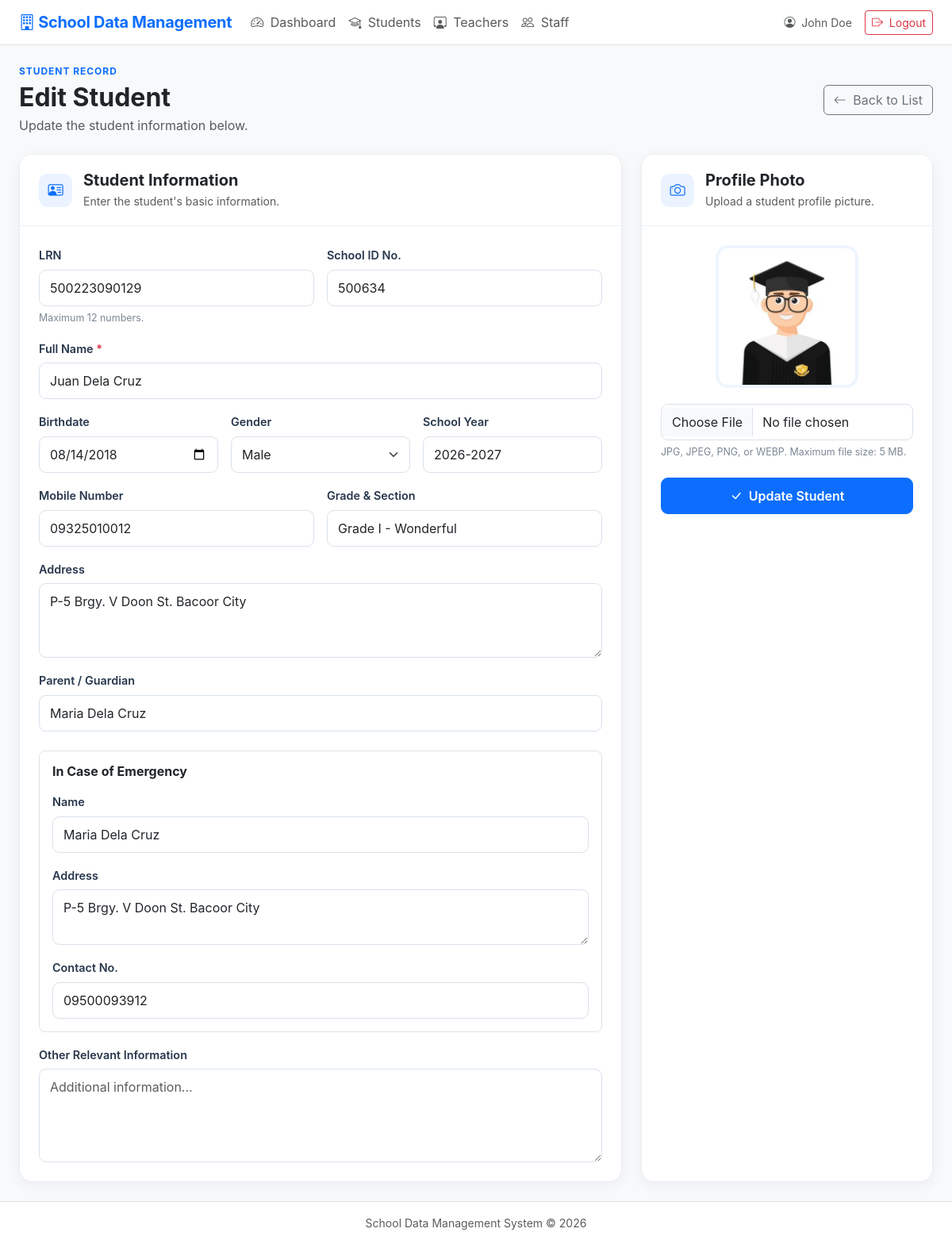
The page /student_form.php?id=2 (signed in) on the database its author committed.
### tables this page shows
CREATE TABLE `students` (
  `id` int(10) UNSIGNED NOT NULL,
  `lrn` varchar(12) DEFAULT NULL,
  `photo` varchar(255) DEFAULT NULL,
  `full_name` varchar(150) NOT NULL,
  `date_of_birth` date DEFAULT NULL,
  `gender` varchar(30) DEFAULT NULL,
  `address` text DEFAULT NULL,
  `contact_number` varchar(50) DEFAULT NULL,
  `parent_guardian` varchar(150) DEFAULT NULL,
  `grade_section` varchar(100) DEFAULT NULL,
  `other_info` text DEFAULT NULL,
  `created_at` timestamp NOT NULL DEFAULT current_timestamp(),
  `updated_at` timestamp NOT NULL DEFAULT current_timestamp() ON UPDATE current_timestamp(),
  `school_id` varchar(6) NOT NULL DEFAULT '500634',
  `school_year` varchar(9) DEFAULT NULL,
  `emergency_name` varchar(100) DEFAULT NULL,
  `emergency_address` text DEFAULT NULL,
  `emergency_contact` varchar(11) DEFAULT NULL
);

### config.php (called while the page is built, shortened)
<?php
function e($value) {
    return htmlspecialchars((string)$value, ENT_QUOTES, 'UTF-8');
}
?>

### student_form.php (the view, shortened to what this page needs)
<?php
require_once __DIR__ . '/config.php';
$id = (int)($_GET['id'] ?? 0);
$isEdit = $id > 0;
$record = [];
if ($isEdit) {
    $stmt = $pdo->prepare("SELECT * FROM students WHERE id = ?");
    $stmt->execute([$id]);
    $record = $stmt->fetch();
}
if ($isEdit) {
    $stmt = $pdo->prepare("SELECT * FROM students WHERE id = ?");
    $stmt->execute([$id]);
    $record = $stmt->fetch() ?: [];
} elseif ($_SERVER['REQUEST_METHOD'] === 'POST') {
    $record = $_POST;
}
include 'header.php';
?>
<link rel="stylesheet" href="assets/studentform.css">
<div class="student-form-page">
    <div class="student-form-header">
        <div>
            <div class="student-form-label">
                STUDENT RECORD
            </div>
            <h2 class="fw-bold mb-1">
                <?= $isEdit ? 'Edit Student' : 'Add Student' ?>
            </h2>
            <p class="text-muted mb-0">
                <?= $isEdit
                    ? 'Update the student information below.'
                    : 'Add a new student record to the system.' ?>
            </p>
        </div>
        <a href="students.php" class="btn btn-outline-secondary">
            <i class="bi bi-arrow-left me-1"></i>
            Back to List
        </a>
    </div>
    <form
        method="post"
        enctype="multipart/form-data"
        id="studentForm"
        novalidate
    >
        <div class="row g-4">
            <div class="col-12 col-lg-8">
                <div class="student-form-card">
                    <div class="student-form-card-header">
                        <div class="student-section-icon">
                            <i class="bi bi-person-vcard"></i>
                        </div>
                        <div>
                            <h5 class="fw-bold mb-1">
                                Student Information
                            </h5>
                            <p class="text-muted small mb-0">
                                Enter the student's basic information.
                            </p>
                        </div>
                    </div>
                    <div class="student-form-card-body">
                        <div class="row g-3">
                            <div class="col-12 col-md-6">
                                <label class="form-label">
                                    LRN
                                </label>
                                <input
                                    type="text"
                                    name="lrn"
                                    id="lrn"
                                    class="form-control"
                                    value="<?= e($record['lrn'] ?? '') ?>"
                                    maxlength="12"
                                    pattern="[0-9]{12}"
                                    inputmode="numeric"
                                    placeholder="12-digit LRN"
                                >
                                <div class="form-text">
                                    Maximum 12 numbers.
                                </div>
                            </div>
                            <div class="col-12 col-md-6">
                                <label class="form-label">
                                    School ID No.
                                </label>
                                <input
                                    type="text"
                                    class="form-control"
                                    value="500634"
                                    readonly
                                >
                            </div>
                            <div class="col-12">
                                <label class="form-label">
                                    Full Name
                                    <span class="text-danger">*</span>
                                </label>
                                <input
                                    type="text"
                                    name="full_name"
                                    id="full_name"
                                    class="form-control"
                                    value="<?= e($record['full_name'] ?? '') ?>"
                                    maxlength="100"
                                    pattern="[A-Za-zÀ-ÿ .'-]+"
                                    placeholder="e.g. Juan Dela Cruz"
                                    required
                                >
                            </div>
                            <div class="col-12 col-md-4">
                                <label class="form-label">
                                    Birthdate
                                </label>
                                <input
                                    type="date"
                                    name="date_of_birth"
                                    class="form-control"
                                    value="<?= e($record['date_of_birth'] ?? '') ?>"
                                >
                            </div>
                            <div class="col-12 col-md-4">
                                <label class="form-label">
                                    Gender
                                </label>
                                <select
                                    name="gender"
                                    class="form-select"
                                >
                                    <?php foreach (['Male', 'Female', 'Other'] as $gender): ?>
                                        <option
                                            value="<?= e($gender) ?>"
                                            <?= (($record['gender'] ?? '') === $gender)
                                                ? 'selected'
                                                : '' ?>
                                        >
                                            <?= e($gender) ?>
                                        </option>
                                    <?php endforeach; ?>
                                </select>
                            </div>
                            <div class="col-12 col-md-4">
                                <label class="form-label">
                                    School Year
                                </label>
                                <input
                                    type="text"
                                    name="school_year"
                                    id="school_year"
                                    class="form-control"
                                    value="<?= e($record['school_year'] ?? '') ?>"
                                    maxlength="9"
                                    pattern="[0-9]{4}-[0-9]{4}"
                                    placeholder="2026-2027"
                                >
                            </div>
                            <div class="col-12 col-md-6">
                                <label class="form-label">
                                    Mobile Number
                                </label>
                                <input
                                    type="tel"
                                    name="contact_number"
                                    id="contact_number"
                                    class="form-control"
                                    value="<?= e($record['contact_number'] ?? '') ?>"
                                    maxlength="11"
                                    pattern="09[0-9]{9}"
                                    inputmode="numeric"
                                    placeholder="09XXXXXXXXX"
                                >
                            </div>
                            <div class="col-12 col-md-6">
                                <label class="form-label">
                                    Grade & Section
                                </label>
                                <input
                                    type="text"
                                    name="grade_section"
                                    class="form-control"
                                    value="<?= e($record['grade_section'] ?? '') ?>"
                                    maxlength="50"
                                    placeholder="e.g. Grade 12 - Einstein"
                                >
                            </div>
                            <div class="col-12">
                                <label class="form-label">
                                    Address
                                </label>
                                <textarea
                                    name="address"
                                    class="form-control"
                                    rows="3"
                                    placeholder="Enter complete address"
                                ><?= e($record['address'] ?? '') ?></textarea>
                            </div>
                            <div class="col-12">
                                <label class="form-label">
                                    Parent / Guardian
                                </label>
                                <input
                                    type="text"
                                    name="parent_guardian"
                                    id="parent_guardian"
                                    class="form-control"
                                    value="<?= e($record['parent_guardian'] ?? '') ?>"
                                    maxlength="100"
                                    placeholder="e.g. Maria Dela Cruz"
                                >
                            </div>
                            <div class="col-12">
                                <div class="border rounded-3 p-3 mt-2">
                                    <h6 class="fw-bold mb-3">
                                        In Case of Emergency
                                    </h6>
                                    <div class="row g-3">
                                        <div class="col-12">
                                            <label class="form-label">
                                                Name
                                            </label>
                                            <input
                                                type="text"
                                                name="emergency_name"
                                                id="emergency_name"
                                                class="form-control"
                                                value="<?= e($record['emergency_name'] ?? '') ?>"
                                                maxlength="100"
                                                placeholder="Emergency contact name"
                                            >
                                        </div>
                                        <div class="col-12">
                                            <label class="form-label">
                                                Address
                                            </label>
                                            <textarea
                                                name="emergency_address"
                                                class="form-control"
                                                rows="2"
                                                placeholder="Emergency contact address"
                                            ><?= e($record['emergency_address'] ?? '') ?></textarea>
                                        </div>
                                        <div class="col-12">
                                            <label class="form-label">
                                                Contact No.
                                            </label>
                                            <input
                                                type="tel"
                                                name="emergency_contact"
                                                id="emergency_contact"
                                                class="form-control"
                                                value="<?= e($record['emergency_contact'] ?? '') ?>"
                                                maxlength="11"
                                                pattern="09[0-9]{9}"
                                                inputmode="numeric"
                                                placeholder="09XXXXXXXXX"
                                            >
                                        </div>
                                    </div>
                                </div>
                            </div>
                            <div class="col-12">
                                <label class="form-label">
                                    Other Relevant Information
                                </label>
                                <textarea
                                    name="other_info"
                                    class="form-control"
                                    rows="4"
                                    placeholder="Additional information..."
                                ><?= e($record['other_info'] ?? '') ?></textarea>
                            </div>
                        </div>
                    </div>
                </div>
            </div>
            <div class="col-12 col-lg-4">
                <div class="student-form-card student-photo-card">
                    <div class="student-form-card-header">
                        <div class="student-section-icon">
                            <i class="bi bi-camera"></i>
                        </div>
                        <div>
                            <h5 class="fw-bold mb-1">
                                Profile Photo
                            </h5>
                            <p class="text-muted small mb-0">
                                Upload a student profile picture.
                            </p>
                        </div>
                    </div>
                    <div class="student-photo-body">
                        <?php if (!empty($record['photo'])): ?>
                            <img
                                src="<?= e($record['photo']) ?>"
                                alt="Student Photo"
                                class="student-profile-preview"
                            >
                        <?php endif; ?>
                        <input
                            type="file"
                            name="photo"
                            class="form-control"
                            accept=".jpg,.jpeg,.png,.webp"
                        >
                        <div class="form-text">
                            JPG, JPEG, PNG, or WEBP.
                            Maximum file size: 5 MB.
                        </div>
                        <button
                            type="submit"
                            class="btn btn-primary w-100 student-save-btn"
                        >
                            <i class="bi bi-check-lg me-1"></i>
                            <?= $isEdit
                                ? 'Update Student'
                                : 'Save Student' ?>
                        </button>
                    </div>
                </div>
            </div>
        </div>
    </form>
</div>
<?php include 'footer.php'; ?>

### rows shown on the page
students: lrn "500223090129", full_name "Juan Dela Cruz", date_of_birth "08/14/2018", school_year "2026-2027", contact_number "09325010012", grade_section "Grade I - Wonderful", address "P-5 Brgy. V Doon St. Bacoor City", parent_guardian "Maria Dela Cruz", emergency_name "Maria Dela Cruz", emergency_address "P-5 Brgy. V Doon St. Bacoor City", emergency_contact "09500093912", photo (picture)

### other values the page prints
$_SESSION['full_name'] "John Doe"
form field gender "Male"
